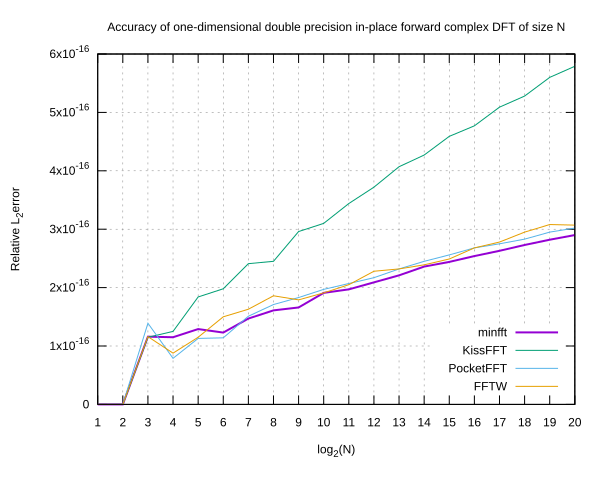

Here is the gnuplot script that generated this plot:
set title "Accuracy of one-dimensional double precision in-place forward complex DFT of size N"
set xlabel "log_2(N)"
set ylabel "Relative L_2 error"
set xtics 1
set grid
set key bottom right
log2(x)=log(x)/log(2)
set out "accuracy.svg"
set term svg
plot [] [0:] \
	"minfft.accuracy" using (log2($3)):5 with lines title "minfft" lw 2, \
	"kissfft.accuracy" using (log2($3)):5 with lines title "KissFFT", \
	"pocketfft.accuracy" using (log2($3)):5 with lines title "PocketFFT", \
	"fftw.accuracy" using (log2($3)):5 with lines title "FFTW"
unset out
unset term
